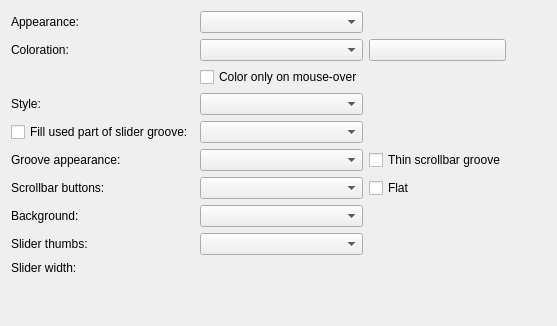
     <widget class="QWidget" name="page_3">
      <layout class="QGridLayout" name="gridLayout_6">
       <item row="0" column="0">
        <widget class="QLabel" name="label_11">
         <property name="text">
          <string>Appearance:</string>
         </property>
        </widget>
       </item>
       <item row="0" column="1">
        <widget class="QComboBox" name="sliderAppearance">
         <property name="whatsThis">
          <string>&lt;html&gt;&lt;head&gt;&lt;meta name=&quot;qrichtext&quot; content=&quot;1&quot; /&gt;&lt;style type=&quot;text/css&quot;&gt;
p, li { white-space: pre-wrap; }
&lt;/style&gt;&lt;/head&gt;&lt;body style=&quot; font-family:'Verdana'; font-size:9pt; font-weight:400; font-style:normal;&quot;&gt;
&lt;p style=&quot; margin-top:0px; margin-bottom:0px; margin-left:0px; margin-right:0px; -qt-block-indent:0; text-indent:0px;&quot;&gt;This appearance setting affects both scrollbar sliders, and other sliders.&lt;/p&gt;&lt;/body&gt;&lt;/html&gt;</string>
         </property>
        </widget>
       </item>
       <item row="1" column="0">
        <widget class="QLabel" name="label_12">
         <property name="text">
          <string>Coloration:</string>
         </property>
        </widget>
       </item>
       <item row="1" column="1">
        <widget class="QComboBox" name="shadeSliders">
         <property name="whatsThis">
          <string>&lt;html&gt;&lt;head&gt;&lt;meta name=&quot;qrichtext&quot; content=&quot;1&quot; /&gt;&lt;style type=&quot;text/css&quot;&gt;
p, li { white-space: pre-wrap; }
&lt;/style&gt;&lt;/head&gt;&lt;body style=&quot; font-family:'Verdana'; font-size:9pt; font-weight:400; font-style:normal;&quot;&gt;
&lt;p style=&quot; margin-top:0px; margin-bottom:0px; margin-left:0px; margin-right:0px; -qt-block-indent:0; text-indent:0px;&quot;&gt;This color setting affects both scrollbar sliders, and other sliders.&lt;/p&gt;&lt;/body&gt;&lt;/html&gt;</string>
         </property>
        </widget>
       </item>
       <item row="1" column="2">
        <widget class="KColorButton" name="customSlidersColor">
         <property name="text">
          <string/>
         </property>
        </widget>
       </item>
       <item row="1" column="3">
        <spacer>
         <property name="orientation">
          <enum>Qt::Horizontal</enum>
         </property>
         <property name="sizeHint" stdset="0">
          <size>
           <width>40</width>
           <height>20</height>
          </size>
         </property>
        </spacer>
       </item>
       <item row="3" column="0">
        <widget class="QLabel" name="label_13">
         <property name="text">
          <string>Style:</string>
         </property>
        </widget>
       </item>
       <item row="3" column="1">
        <widget class="QComboBox" name="sliderStyle">
         <property name="whatsThis">
          <string>&lt;html&gt;&lt;head&gt;&lt;meta name=&quot;qrichtext&quot; content=&quot;1&quot; /&gt;&lt;style type=&quot;text/css&quot;&gt;
p, li { white-space: pre-wrap; }
&lt;/style&gt;&lt;/head&gt;&lt;body style=&quot; font-family:'Verdana'; font-size:9pt; font-weight:400; font-style:normal;&quot;&gt;
&lt;p style=&quot; margin-top:0px; margin-bottom:0px; margin-left:0px; margin-right:0px; -qt-block-indent:0; text-indent:0px;&quot;&gt;This setting only affects standard sliders - i.e. not scrollbar sliders. 'Triangular' is a very similar style to plastik's sliders. &lt;/p&gt;&lt;/body&gt;&lt;/html&gt;</string>
         </property>
        </widget>
       </item>
       <item row="4" column="0">
        <widget class="QCheckBox" name="fillSlider">
         <property name="text">
          <string>Fill used part of slider groove:</string>
         </property>
        </widget>
       </item>
       <item row="4" column="1">
        <widget class="QComboBox" name="sliderFill">
         <property name="whatsThis">
          <string>&lt;html&gt;&lt;head&gt;&lt;meta name=&quot;qrichtext&quot; content=&quot;1&quot; /&gt;&lt;style type=&quot;text/css&quot;&gt;
p, li { white-space: pre-wrap; }
&lt;/style&gt;&lt;/head&gt;&lt;body style=&quot; font-family:'Verdana'; font-size:9pt; font-weight:400; font-style:normal;&quot;&gt;
&lt;p style=&quot; margin-top:0px; margin-bottom:0px; margin-left:0px; margin-right:0px; -qt-block-indent:0; text-indent:0px;&quot;&gt;This appearance setting affects both scrollbar sliders, and other sliders.&lt;/p&gt;&lt;/body&gt;&lt;/html&gt;</string>
         </property>
        </widget>
       </item>
       <item row="5" column="0">
        <widget class="QLabel" name="label_30">
         <property name="text">
          <string>Groove appearance:</string>
         </property>
        </widget>
       </item>
       <item row="5" column="1">
        <widget class="QComboBox" name="grooveAppearance"/>
       </item>
       <item row="6" column="0">
        <widget class="QLabel" name="label_14">
         <property name="text">
          <string>Scrollbar buttons:</string>
         </property>
        </widget>
       </item>
       <item row="6" column="1">
        <widget class="QComboBox" name="scrollbarType">
         <property name="whatsThis">
          <string>&lt;html&gt;&lt;head&gt;&lt;meta name=&quot;qrichtext&quot; content=&quot;1&quot; /&gt;&lt;style type=&quot;text/css&quot;&gt;
p, li { white-space: pre-wrap; }
&lt;/style&gt;&lt;/head&gt;&lt;body style=&quot; font-family:'Verdana'; font-size:9pt; font-weight:400; font-style:normal;&quot;&gt;
&lt;p style=&quot; margin-top:0px; margin-bottom:0px; margin-left:0px; margin-right:0px; -qt-block-indent:0; text-indent:0px;&quot;&gt;This controls the position, and number, of buttons on a scrollbar.&lt;/p&gt;
&lt;p style=&quot;-qt-paragraph-type:empty; margin-top:0px; margin-bottom:0px; margin-left:0px; margin-right:0px; -qt-block-indent:0; text-indent:0px;&quot;&gt;&lt;/p&gt;
&lt;p style=&quot; margin-top:0px; margin-bottom:0px; margin-left:0px; margin-right:0px; -qt-block-indent:0; text-indent:0px;&quot;&gt;KDE - 1 button at the top/left, and two at the bottom/right&lt;/p&gt;
&lt;p style=&quot; margin-top:0px; margin-bottom:0px; margin-left:0px; margin-right:0px; -qt-block-indent:0; text-indent:0px;&quot;&gt;Windows - 1 botton at each end&lt;/p&gt;
&lt;p style=&quot; margin-top:0px; margin-bottom:0px; margin-left:0px; margin-right:0px; -qt-block-indent:0; text-indent:0px;&quot;&gt;Platinum -  no buttons at the top/left, two at bottom/right&lt;/p&gt;
&lt;p style=&quot; margin-top:0px; margin-bottom:0px; margin-left:0px; margin-right:0px; -qt-block-indent:0; text-indent:0px;&quot;&gt;Next - two buttons at the top/left, none at bottom/right&lt;/p&gt;
&lt;p style=&quot; margin-top:0px; margin-bottom:0px; margin-left:0px; margin-right:0px; -qt-block-indent:0; text-indent:0px;&quot;&gt;None - no buttons, only the slider&lt;/p&gt;
&lt;p style=&quot;-qt-paragraph-type:empty; margin-top:0px; margin-bottom:0px; margin-left:0px; margin-right:0px; -qt-block-indent:0; text-indent:0px;&quot;&gt;&lt;/p&gt;&lt;/body&gt;&lt;/html&gt;</string>
         </property>
        </widget>
       </item>
       <item row="6" column="2">
        <widget class="QCheckBox" name="flatSbarButtons">
         <property name="text">
          <string>Flat</string>
         </property>
        </widget>
       </item>
       <item row="7" column="0">
        <widget class="QLabel" name="label_32">
         <property name="text">
          <string>Background:</string>
         </property>
        </widget>
       </item>
       <item row="7" column="1">
        <widget class="QComboBox" name="sbarBgndAppearance">
         <property name="whatsThis">
          <string>&lt;html&gt;&lt;head&gt;&lt;meta name=&quot;qrichtext&quot; content=&quot;1&quot; /&gt;&lt;style type=&quot;text/css&quot;&gt;
p, li { white-space: pre-wrap; }
&lt;/style&gt;&lt;/head&gt;&lt;body style=&quot; font-family:'Verdana'; font-size:9pt; font-weight:400; font-style:normal;&quot;&gt;
&lt;p style=&quot; margin-top:0px; margin-bottom:0px; margin-left:0px; margin-right:0px; -qt-block-indent:0; text-indent:0px;&quot;&gt;This controls the position, and number, of buttons on a scrollbar.&lt;/p&gt;
&lt;p style=&quot;-qt-paragraph-type:empty; margin-top:0px; margin-bottom:0px; margin-left:0px; margin-right:0px; -qt-block-indent:0; text-indent:0px;&quot;&gt;&lt;/p&gt;
&lt;p style=&quot; margin-top:0px; margin-bottom:0px; margin-left:0px; margin-right:0px; -qt-block-indent:0; text-indent:0px;&quot;&gt;KDE - 1 button at the top/left, and two at the bottom/right&lt;/p&gt;
&lt;p style=&quot; margin-top:0px; margin-bottom:0px; margin-left:0px; margin-right:0px; -qt-block-indent:0; text-indent:0px;&quot;&gt;Windows - 1 botton at each end&lt;/p&gt;
&lt;p style=&quot; margin-top:0px; margin-bottom:0px; margin-left:0px; margin-right:0px; -qt-block-indent:0; text-indent:0px;&quot;&gt;Platinum -  no buttons at the top/left, two at bottom/right&lt;/p&gt;
&lt;p style=&quot; margin-top:0px; margin-bottom:0px; margin-left:0px; margin-right:0px; -qt-block-indent:0; text-indent:0px;&quot;&gt;Next - two buttons at the top/left, none at bottom/right&lt;/p&gt;
&lt;p style=&quot; margin-top:0px; margin-bottom:0px; margin-left:0px; margin-right:0px; -qt-block-indent:0; text-indent:0px;&quot;&gt;None - no buttons, only the slider&lt;/p&gt;
&lt;p style=&quot;-qt-paragraph-type:empty; margin-top:0px; margin-bottom:0px; margin-left:0px; margin-right:0px; -qt-block-indent:0; text-indent:0px;&quot;&gt;&lt;/p&gt;&lt;/body&gt;&lt;/html&gt;</string>
         </property>
        </widget>
       </item>
       <item row="8" column="0">
        <widget class="QLabel" name="label_15">
         <property name="text">
          <string>Slider thumbs:</string>
         </property>
        </widget>
       </item>
       <item row="8" column="1">
        <widget class="QComboBox" name="sliderThumbs"/>
       </item>
       <item row="9" column="0">
        <widget class="QLabel" name="label_15a">
         <property name="text">
          <string>Slider width:</string>
         </property>
        </widget>
       </item>
       <item row="9" column="1">
        <widget class="KIntNumInput" name="sliderWidth"/>
       </item>
       <item row="10" column="1">
        <spacer>
         <property name="orientation">
          <enum>Qt::Vertical</enum>
         </property>
         <property name="sizeHint" stdset="0">
          <size>
           <width>20</width>
           <height>40</height>
          </size>
         </property>
        </spacer>
       </item>
       <item row="5" column="2">
        <widget class="QCheckBox" name="thinSbarGroove">
         <property name="text">
          <string>Thin scrollbar groove</string>
         </property>
        </widget>
       </item>
       <item row="2" column="1">
        <widget class="QCheckBox" name="colorSliderMouseOver">
         <property name="text">
          <string>Color only on mouse-over</string>
         </property>
        </widget>
       </item>
      </layout>
     </widget>
